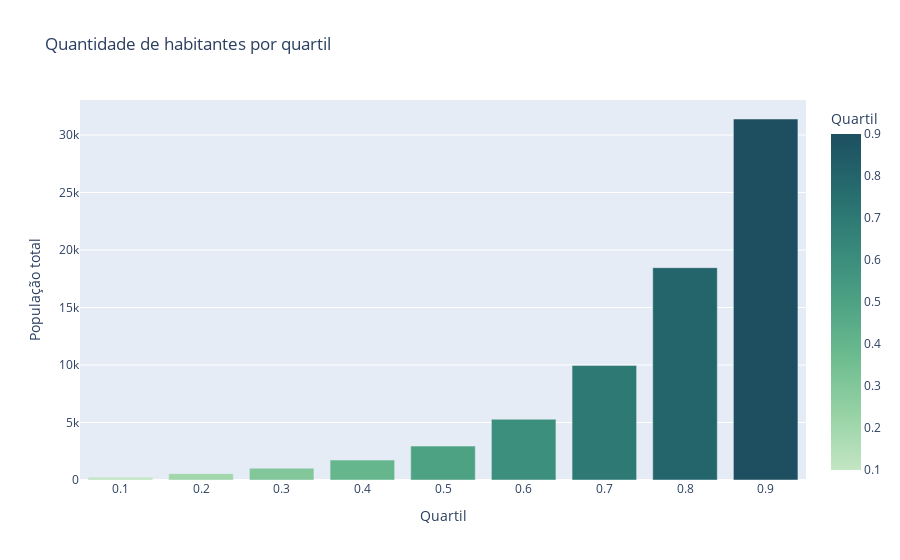

Notebook code for this chart:
### Markdown cell above
*Zipcodes com a maior população*

### Code cell
max_population_DemographicData_ZCTAs = DemographicData_ZCTAs.copy()
max_population_DemographicData_ZCTAs.sort_values(by=['total_population'], ascending=False, inplace=True)
quartis = max_population_DemographicData_ZCTAs[['total_population']].quantile([0.1,0.2,0.3,0.4,0.5,0.6,0.7,0.8,0.9])
quartis.reset_index(inplace=True)
quartis.columns = ['quartil', 'populacao_total']
fig = px.bar(quartis, 
             x='quartil', 
             y="populacao_total", 
             barmode='group',
             labels={
                     "quartil": "Quartil",
                     "populacao_total": "População total"
                 },
             title="Quantidade de habitantes por quartil",
             color="quartil",
             color_continuous_scale="Blugrn",
             )
fig.show()

### Figure 1 — Plotly figure (JSON) as saved in the notebook; plotly's stock layout.template omitted (floating-point values rounded to 4 significant figures)
{"data": [{"alignmentgroup": "True", "hovertemplate": "Quartil=%{marker.color}<br>População total=%{y}<extra></extra>", "legendgroup": "", "marker": {"color": [0.1, 0.2, 0.3, 0.4, 0.5, 0.6, 0.7, 0.8, 0.9], "coloraxis": "coloraxis", "pattern": {"shape": ""}}, "name": "", "offsetgroup": "", "orientation": "v", "showlegend": false, "textposition": "auto", "type": "bar", "x": [0.1, 0.2, 0.3, 0.4, 0.5, 0.6, 0.7, 0.8, 0.9], "xaxis": "x", "y": [250, 552, 1027, 1734, 2947, 5281.0, 9964, 18460.0, 31390.0], "yaxis": "y"}], "layout": {"barmode": "group", "coloraxis": {"colorbar": {"title": {"text": "Quartil"}}, "colorscale": [[0, "rgb(196, 230, 195)"], [0.1667, "rgb(150, 210, 164)"], [0.3333, "rgb(109, 188, 144)"], [0.5, "rgb(77, 162, 132)"], [0.6667, "rgb(54, 135, 122)"], [0.8333, "rgb(38, 107, 110)"], [1, "rgb(29, 79, 96)"]]}, "legend": {"tracegroupgap": 0}, "title": {"text": "Quantidade de habitantes por quartil"}, "xaxis": {"anchor": "y", "domain": [0, 1], "title": {"text": "Quartil"}}, "yaxis": {"anchor": "x", "domain": [0, 1], "title": {"text": "População total"}}}}
